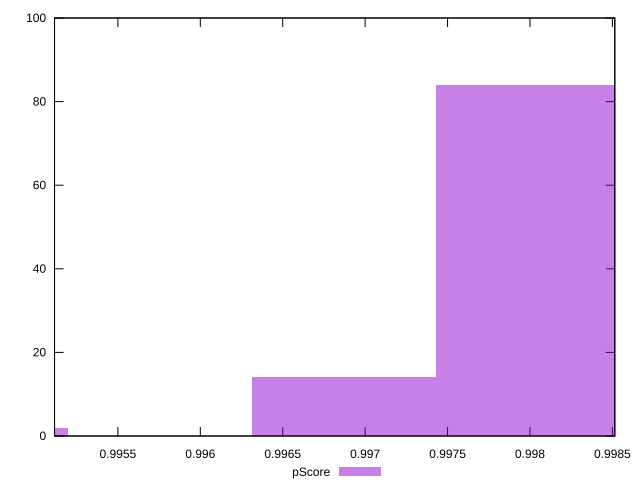

The gnuplot source for this figure:
reset

$pScore <<EOF
0.9946385881584627 2
0.9979913025005699 84
0.9968737310532009 14
EOF

set key outside below
set boxwidth 0.0011175714473690593
set xrange [0.9951156059588308:0.9985148170890992]
set yrange [0:100]
set trange [0:100]
set style fill transparent solid 0.5 noborder
set terminal svg size 640, 490 enhanced background rgb 'white'
set output "report_00011_2021-02-09T10:53:21.242Z/first-cpu-idle/samples/pages+cached+noadtech+nomedia+nocss/pScore/histogram.svg"

plot $pScore title "pScore" with boxes

reset
